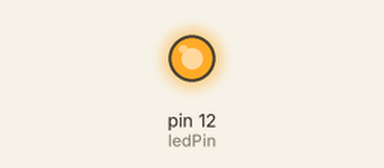
Recording of a sketch running on a simulated Arduino Uno, built with avr-gcc and run on an emulated ATmega328P. Shown: output pins drawn as LEDs (lit = HIGH).

Above: at 0.5 s.
At 1.5 s:
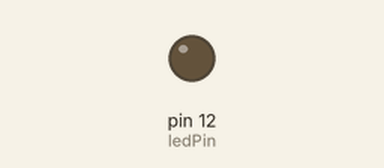
Timing chart, 0 to 7.8 s (numbered marks = the images above):
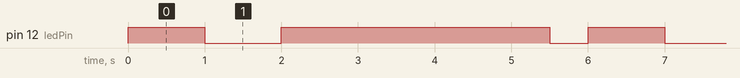

The sketch:

bridgetday5__1_.ino
```cpp
int ledPin = 12;

void setup() {
  // put your setup code here, to run once:
pinMode (ledPin, OUTPUT);
}

void loop() {
  // put your main code here, to run repeatedly:
digitalWrite (ledPin, HIGH);
delay (1000);
digitalWrite (ledPin, LOW);
delay (1000);
digitalWrite (ledPin, HIGH);
delay (3500);
digitalWrite (ledPin, LOW);
delay (500);
}
```

Measured:
- by itself, pin 12 (ledPin): repeats every 6.0 s: LOW 1.0 s, HIGH 3.5 s, LOW 0.50 s, HIGH 1.0 s
- by itself, everything shown: repeats every 6.0 s, in 4 steps
